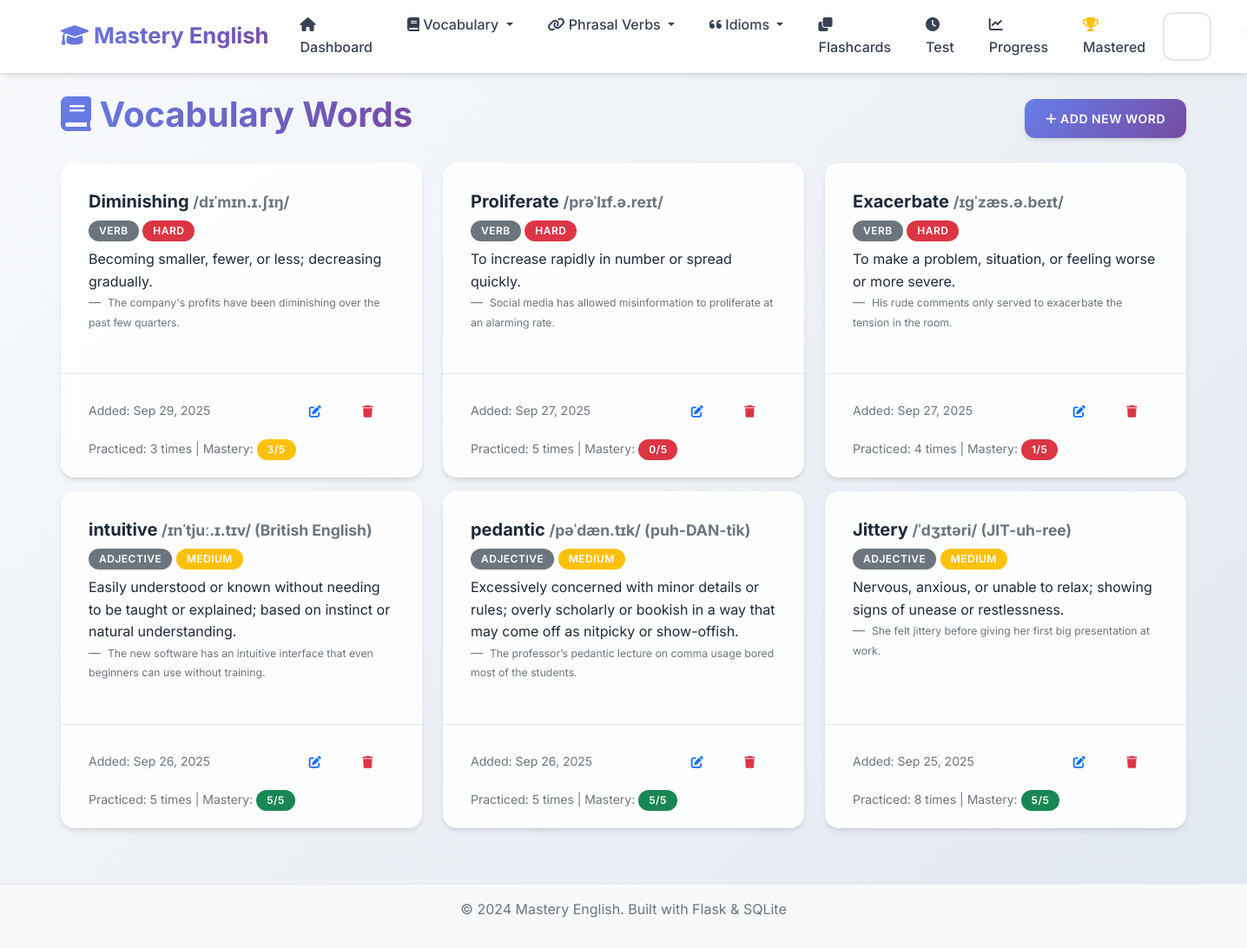
Screenshot of /vocabulary with the database file from the repository.
### app.py (models this page shows, shortened)
class VocabularyWord(db.Model):
    __tablename__ = 'vocabulary_words'
    id = db.Column(db.Integer, primary_key=True)
    word = db.Column(db.String(100), nullable=False)
    definition = db.Column(db.Text, nullable=False)
    example_sentence = db.Column(db.Text)
    pronunciation = db.Column(db.String(100))
    part_of_speech = db.Column(db.String(50))
    difficulty_level = db.Column(db.String(20), default='medium')
    date_added = db.Column(db.DateTime, default=datetime.utcnow)
    times_practiced = db.Column(db.Integer, default=0)
    last_practiced = db.Column(db.DateTime)
    mastery_level = db.Column(db.Integer, default=0)

### app.py (the view)
@app.route('/vocabulary')
def vocabulary_list():
    page = request.args.get('page', 1, type=int)
    words = VocabularyWord.query.order_by(VocabularyWord.date_added.desc()).paginate(
        page=page, per_page=10, error_out=False)
    return render_template('vocabulary_list.html', words=words)

### templates/vocabulary_list.html (shortened to what this page needs)
{% extends "base.html" %}
{% block content %}
<div class="row">
    <div class="col-12">
        <div class="d-flex justify-content-between align-items-center mb-4">
            <h1>
                <i class="fas fa-book"></i> Vocabulary Words
            </h1>
            <a href="{{ url_for('add_vocabulary') }}" class="btn btn-primary">
                <i class="fas fa-plus"></i> Add New Word
            </a>
        </div>
    </div>
</div>
{% if words.items %}
    <div class="row">
        {% for word in words.items %}
            <div class="col-md-6 col-lg-4 mb-3">
                <div class="card h-100">
                    <div class="card-body">
                        <h5 class="card-title">
                            {{ word.word }}
                            {% if word.pronunciation %}
                                <small class="text-muted">{{ word.pronunciation }}</small>
                            {% endif %}
                        </h5>
                        {% if word.part_of_speech %}
                            <span class="badge bg-secondary mb-2">{{ word.part_of_speech }}</span>
                        {% endif %}
                        <span class="badge bg-{% if word.difficulty_level == 'easy' %}success{% elif word.difficulty_level == 'hard' %}danger{% else %}warning{% endif %} mb-2">
                            {{ word.difficulty_level.title() }}
                        </span>
                        <p class="card-text">{{ word.definition }}</p>
                        {% if word.example_sentence %}
                            <blockquote class="blockquote-footer">
                                <small>{{ word.example_sentence }}</small>
                            </blockquote>
                        {% endif %}
                    </div>
                    <div class="card-footer bg-transparent">
                        <div class="d-flex justify-content-between align-items-center">
                            <small class="text-muted">
                                Added: {{ word.date_added.strftime('%b %d, %Y') }}
                            </small>
                            <div class="btn-group" role="group">
                                <a href="{{ url_for('edit_vocabulary', id=word.id) }}" class="btn btn-sm btn-outline-primary">
                                    <i class="fas fa-edit"></i>
                                </a>
                                <button type="button" class="btn btn-sm btn-outline-danger" onclick="confirmDelete('{{ word.word }}', '{{ url_for('delete_vocabulary', id=word.id) }}')">
                                    <i class="fas fa-trash"></i>
                                </button>
                            </div>
                        </div>
                        {% if word.times_practiced > 0 %}
                            <div class="mt-2">
                                <small class="text-muted">
                                    Practiced: {{ word.times_practiced }} times
                                    | Mastery:
                                    <span class="badge bg-{% if word.mastery_level >= 4 %}success{% elif word.mastery_level >= 2 %}warning{% else %}danger{% endif %}">
                                        {{ word.mastery_level }}/5
                                    </span>
                                </small>
                            </div>
                        {% endif %}
                    </div>
                </div>
            </div>
        {% endfor %}
    </div>
{% endif %}
{% endblock %}

### static/css/style.css (style rules this page uses)
:root { --primary-color: #6366f1; --primary-dark: #4f46e5; --primary-light: #8b5cf6; --success-color: #10b981; --success-dark: #059669; --info-color: #06b6d4; --info-dark: #0891b2; --warning-color: #f59e0b; --warning-dark: #d97706; --danger-color: #ef4444; --danger-dark: #dc2626; --light-color: #f8fafc; --dark-color: #1e293b; --gray-50: #f9fafb; --gray-100: #f3f4f6; --gray-200: #e5e7eb; --gray-300: #d1d5db; --gray-400: #9ca3af; --gray-500: #6b7280; --gray-600: #4b5563; --gray-700: #374151; --gray-800: #1f2937; --gray-900: #111827; --gradient-primary: linear-gradient(135deg, #667eea 0%, #764ba2 100%); --gradient-success: linear-gradient(135deg, #11998e 0%, #38ef7d 100%); --gradient-info: linear-gradient(135deg, #667db6 0%, #0082c8 100%); --gradient-warning: linear-gradient(135deg, #f093fb 0%, #f5576c 100%); --gradient-hero: linear-gradient(135deg, #667eea 0%, #764ba2 50%, #f093fb 100%); --shadow-sm: 0 1px 2px 0 rgba(0, 0, 0, 0.05); --shadow: 0 4px 6px -1px rgba(0, 0, 0, 0.1), 0 2px 4px -1px rgba(0, 0, 0, 0.06); --shadow-md: 0 10px 15px -3px rgba(0, 0, 0, 0.1), 0 4px 6px -2px rgba(0, 0, 0, 0.05); --shadow-lg: 0 20px 25px -5px rgba(0, 0, 0, 0.1), 0 10px 10px -5px rgba(0, 0, 0, 0.04); --shadow-xl: 0 25px 50px -12px rgba(0, 0, 0, 0.25); }
body { font-family: 'Inter', 'Segoe UI', -apple-system, BlinkMacSystemFont, sans-serif; background: linear-gradient(135deg, #f8fafc 0%, #e2e8f0 100%); min-height: 100vh; line-height: 1.6; color: var(--gray-800); }
.card { border: none; border-radius: 16px; background: rgba(255, 255, 255, 0.9); backdrop-filter: blur(10px); box-shadow: var(--shadow); transition: all 0.4s cubic-bezier(0.4, 0, 0.2, 1); position: relative; overflow: hidden; }
.card::before { content: ''; position: absolute; top: 0; left: 0; width: 100%; height: 2px; background: var(--gradient-primary); transform: scaleX(0); transition: transform 0.3s ease; }
.card-body { padding: 2rem; }
.card-footer { background: rgba(248, 250, 252, 0.8); border-top: 1px solid var(--gray-200); border-radius: 0 0 16px 16px; padding: 1.25rem 2rem; }
.badge { font-size: 0.7rem; border-radius: 12px; padding: 0.4em 0.8em; }
.btn { border-radius: 12px; font-weight: 600; padding: 0.75rem 1.5rem; text-transform: uppercase; letter-spacing: 0.5px; font-size: 0.875rem; transition: all 0.3s cubic-bezier(0.4, 0, 0.2, 1); position: relative; overflow: hidden; border: none; }
.btn::before { content: ''; position: absolute; top: 0; left: -100%; width: 100%; height: 100%; background: linear-gradient(90deg, transparent, rgba(255,255,255,0.2), transparent); transition: left 0.5s; }
.btn-primary { background: var(--gradient-primary); box-shadow: var(--shadow); }
.btn-group .btn { border-radius: 6px; }
h1, h2, h3, h4, h5, h6 { font-weight: 700; color: var(--gray-800); }
h1 { background: var(--gradient-primary); -webkit-background-clip: text; -webkit-text-fill-color: transparent; background-clip: text; }
.badge { font-size: 0.75rem; border-radius: 20px; padding: 0.5em 1em; font-weight: 600; text-transform: uppercase; letter-spacing: 0.5px; box-shadow: var(--shadow-sm); }
.fa, .fas, .far { transition: all 0.3s ease; }

### rows the page displays
VocabularyWord: word "Diminishing", pronunciation "/dɪˈmɪn.ɪ.ʃɪŋ/", part_of_speech "VERB", difficulty_level "HARD", definition "Becoming smaller, fewer, or less; decreasing gradually.", example_sentence "The company's profits have been diminishing over the past few quarters.", date_added "Sep 29, 2025", times_practiced "3", mastery_level "3"
VocabularyWord: word "Proliferate", pronunciation "/prəˈlɪf.ə.reɪt/", part_of_speech "VERB", difficulty_level "HARD", definition "To increase rapidly in number or spread quickly.", example_sentence "Social media has allowed misinformation to proliferate at an alarming rate.", date_added "Sep 27, 2025", times_practiced "5", mastery_level "0"
VocabularyWord: word "Exacerbate", pronunciation "/ɪɡˈzæs.ə.beɪt/", part_of_speech "VERB", difficulty_level "HARD", definition "To make a problem, situation, or feeling worse or more severe.", example_sentence "His rude comments only served to exacerbate the tension in the room.", date_added "Sep 27, 2025", times_practiced "4", mastery_level "1"
VocabularyWord: word "intuitive", pronunciation "/ɪnˈtjuː.ɪ.tɪv/ (British English)", part_of_speech "ADJECTIVE", difficulty_level "MEDIUM", definition "Easily understood or known without needing to be taught or explained; based on instinct or natural understanding.", example_sentence "The new software has an intuitive interface that even beginners can use without training.", date_added "Sep 26, 2025", times_practiced "5", mastery_level "5"
VocabularyWord: word "pedantic", pronunciation "/pəˈdæn.tɪk/ (puh-DAN-tik)", part_of_speech "ADJECTIVE", difficulty_level "MEDIUM", definition "Excessively concerned with minor details or rules; overly scholarly or bookish in a way that may come off as nitpicky or show-offish.", example_sentence "The professor’s pedantic lecture on comma usage bored most of the students.", date_added "Sep 26, 2025", times_practiced "5", mastery_level "5"
VocabularyWord: word "Jittery", pronunciation "/ˈdʒɪtəri/ (JIT-uh-ree)", part_of_speech "ADJECTIVE", difficulty_level "MEDIUM", definition "Nervous, anxious, or unable to relax; showing signs of unease or restlessness.", example_sentence "She felt jittery before giving her first big presentation at work.", date_added "Sep 25, 2025", times_practiced "8", mastery_level "5"
